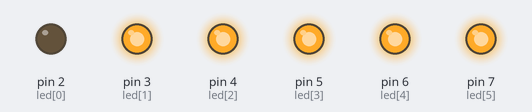
This sketch was run on a simulated Arduino Uno, built with avr-gcc and run on an emulated ATmega328P. Parts: output pins drawn as LEDs (lit = HIGH).

Above: at 0.15 s.
At 1.05 s:
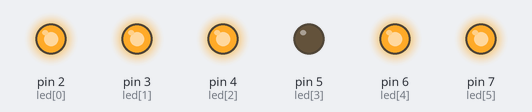
At 1.8 s:
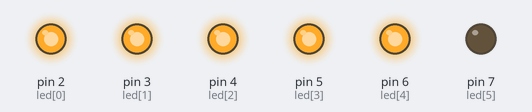
At 2.85 s:
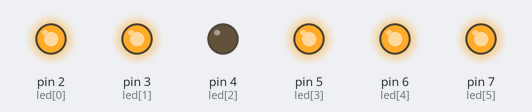
At 4.2 s:
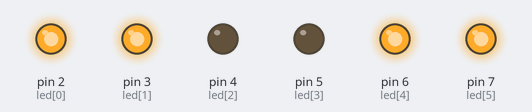
At 6.45 s:
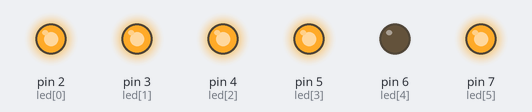
Timing chart, 0 to 6.8 s (numbered marks = the images above):
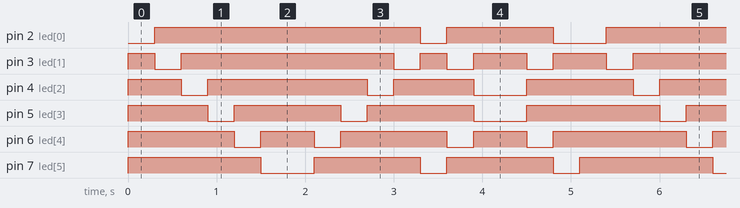

The sketch:

seq_leds.ino
```cpp
const int led[6]={2,3,4,5,6,7}; //array called leds of 6 leds
void setup()
{
  for(int i=0;i<6;i++)
  pinMode(led[i],OUTPUT);//leds pins is output
  for(int i=0;i<6;i++)
  digitalWrite(led[i],HIGH);//all leds off
}

void loop()
{

  for(int j=0;j<6;j++)//on by sequence from right to left
  {
    digitalWrite(led[j],LOW);
    delay(300);
    digitalWrite(led[j],HIGH);
  }

  for(int j=5;j>0;j--)//on by sequence from left to right
  {
    digitalWrite(led[j],LOW);
    delay(300);
    digitalWrite(led[j],HIGH);
  }

  for(int i=0,j=5;i<6,j>=0;i++,j--)//both together at the same time
  {
    digitalWrite(led[j],LOW);
    digitalWrite(led[i],LOW);
    delay(300);
    digitalWrite(led[j],HIGH);
    digitalWrite(led[i],HIGH);

  }

}
```

Measured:
- by itself, pin 2 (led[0]): repeats every 5.1 s: LOW 0.30 s, HIGH 1.2 s, LOW 0.60 s, HIGH 3.0 s
- by itself, pin 3 (led[1]): repeats every 5.1 s: HIGH 2.4 s, LOW 0.30 s, HIGH 0.30 s, 2 × (LOW 0.30 s, HIGH 0.60 s), LOW 0.30 s
- by itself, pin 4 (led[2]): repeats every 5.1 s: HIGH 1.8 s, LOW 0.30 s, HIGH 0.90 s, LOW 0.60 s, HIGH 1.2 s, LOW 0.30 s
- by itself, pin 5 (led[3]): repeats every 5.1 s: HIGH 1.2 s, LOW 0.30 s, HIGH 1.2 s, LOW 0.60 s, HIGH 1.5 s, LOW 0.30 s
- by itself, pin 6 (led[4]): repeats every 5.1 s: HIGH 0.60 s, LOW 0.30 s, HIGH 1.2 s, LOW 0.30 s, HIGH 0.60 s, LOW 0.30 s, HIGH 1.5 s, LOW 0.30 s
- by itself, pin 7 (led[5]): repeats every 5.1 s: 2 × (HIGH 1.2 s, LOW 0.30 s), HIGH 1.5 s, LOW 0.60 s
